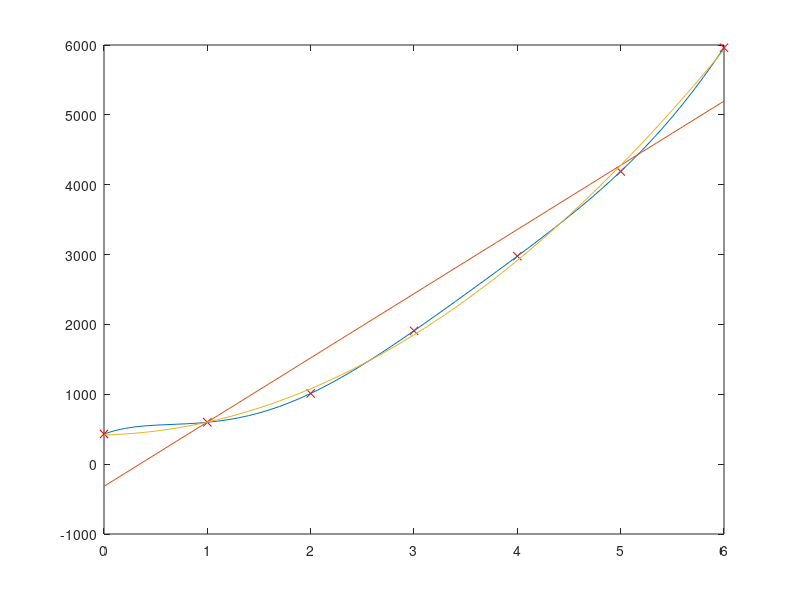
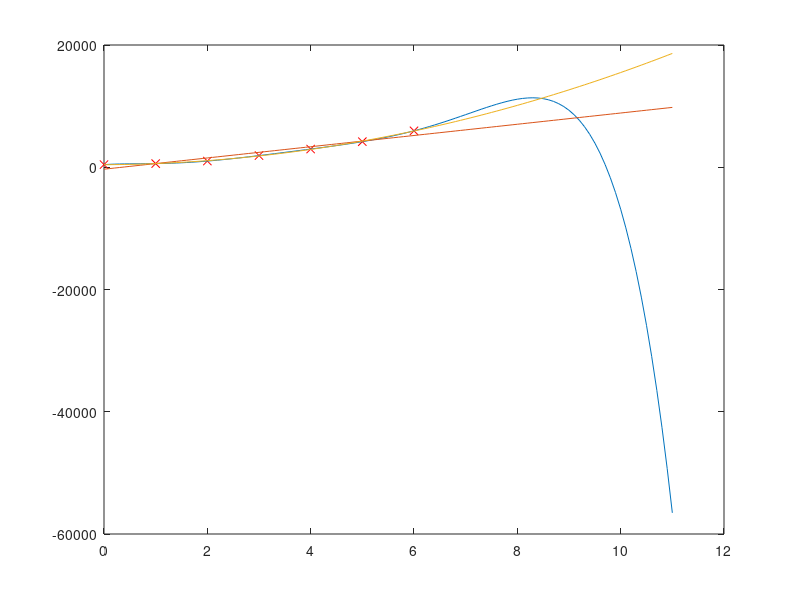

Source code (MATLAB) for these figures, in order:
x = 0:6;
y = [432 599 1012 1909 2977 4190 5961];

t = x(1):0.1:x(end);

figure(1);
  plot(x,y,"xr");
  hold on;

# a)
  p_6 = polyfit(x,y,6);
  y_6 = polyval(p_6,t);
  plot(t,y_6);

# b)
  p_1 = polyfit(x,y,1);
  y_1 = polyval(p_1,t);
  plot(t,y_1);

# c)
  p_2 = polyfit(x,y,2);
  y_2 = polyval(p_2,t);
  plot(t,y_2);

# d)
  ecm_6 = mean((y - polyval(p_6,x)).^2);
  ecm_1 = mean((y - polyval(p_1,x)).^2);
  ecm_2 = mean((y - polyval(p_2,x)).^2);

# e)
x_e = 0:11;
t_e = x_e(1):0.1:x_e(end);

figure(2);
  plot(x,y,"xr");
  hold on;

    y_6_e = polyval(p_6,t_e);
    plot(t_e,y_6_e);

    y_1_e = polyval(p_1,t_e);
    plot(t_e,y_1_e);

    y_2_e = polyval(p_2,t_e);
    plot(t_e,y_2_e);

# f)
